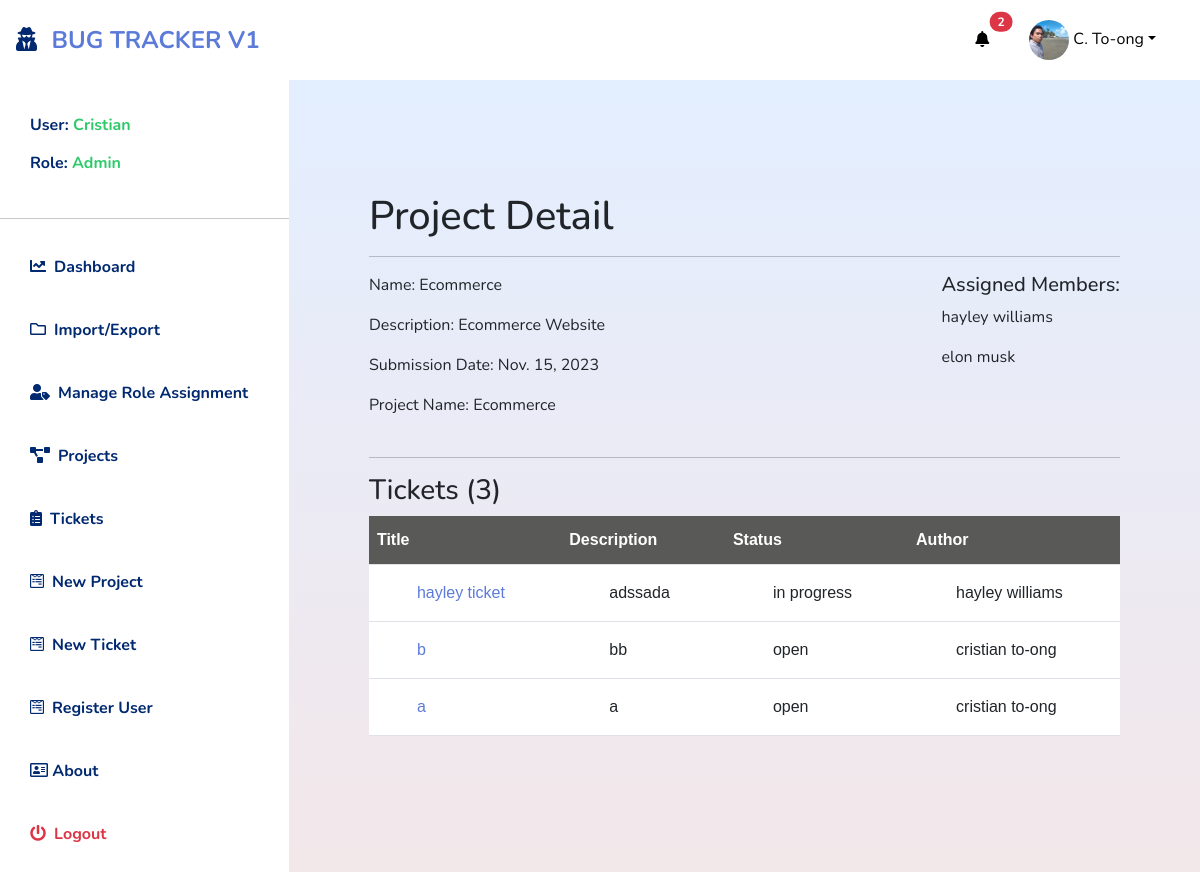
Screenshot of /bugtracker/projects/1/ (signed in) with the database file from the repository.
### accounts/models.py (models this page shows, shortened)
class EmployeeProfile(models.Model):
  user = models.OneToOneField(User, on_delete=models.CASCADE, related_name='profile')
  employee_id = models.CharField(max_length=128, blank=True)
  first_name = models.CharField(max_length=200, blank=True)
  last_name = models.CharField(max_length=200, blank=True)
  email = models.EmailField(max_length=200, blank=True)
  role = models.ForeignKey(Role,on_delete=models.CASCADE)
  avatar = models.ImageField(default='avatar.png', upload_to='avatars/', blank=True)
  phone_number = models.CharField(max_length=50, blank=True)
  updated = models.DateTimeField(auto_now=True)
  created = models.DateTimeField(auto_now_add=True)
  class Meta:
    ordering = ('-created',)
  def __str__(self):
    return self.first_name + " " + self.last_name
  def get_fullname(self):
    return self.first_name + " " + self.last_name

class Role(models.Model):
  role = models.CharField(max_length=50)

### bugtrackerapp/models.py (models this page shows, shortened)
class Project(models.Model):
  name = models.CharField(max_length=200,null=True,blank=True)
  description = models.TextField(null=True,blank=True)
  submission_date = models.DateField(blank=True, null=True)
  assigned_members = models.ManyToManyField(EmployeeProfile)
  updated = models.DateTimeField(auto_now=True)
  created = models.DateTimeField(auto_now_add=True)
  def __str__(self):
    return self.name

class Ticket(models.Model):
  title = models.CharField(max_length=200,null=True,blank=True)
  ticket_description = models.TextField(null=True,blank=True)
  image = models.ImageField(upload_to='ticketimgs/', blank=True, null=True)
  project = models.ForeignKey(Project, on_delete=models.CASCADE)
  author = models.ForeignKey(EmployeeProfile, on_delete=models.CASCADE, related_name='tickets', unique=False)
  assign_members = models.ManyToManyField(User, related_name='devs', blank=True)
  type = models.ForeignKey(Type, on_delete=models.CASCADE)
  priority = models.ForeignKey(Priority, on_delete=models.CASCADE)
  status = models.ForeignKey(Status, on_delete=models.CASCADE)
  updated = models.DateTimeField(auto_now=True)
  created = models.DateTimeField(auto_now_add=True)
  history = HistoricalRecords(cascade_delete_history=True)
  class Meta:
    ordering = ('-created',)
  def __str__(self):
    return self.title

class Status(models.Model):
  status = models.CharField(max_length=100, null=True,blank=True)
  def __str__(self):
    return self.status

### bugtrackerapp/views.py (the view)
# urls.py: path('projects/<int:project_id>/', views.project_detail, name='project_detail'),
@login_required(login_url="/")
def project_detail(request, project_id):
  project = get_object_or_404(Project, id=project_id)
  tickets_by_project = Ticket.objects.filter(project=project)
  tickets_by_project_count = tickets_by_project.count()
  context = {
    'project':project,
    'tickets_by_project':tickets_by_project,
    'tickets_by_project_count':tickets_by_project_count,
  }
  return render(request, 'bugtrackerapp/project_detail.html', context)

### bugtrackerapp/context_processors.py (called while the page is built)
def my_context_processor(request):
  try:
    notification = Notification.objects.filter(notif_receiver=request.user.profile)
  except:
    notification = None
  return {
    'notification':notification,
  }

### bugtrackerapp/templates/bugtrackerapp/project_detail.html
{% extends 'base.html' %}
{% load static %}
{% block content %}
<h1>Project Detail</h1>
<hr>
<div class="d-flex flex-row justify-content-between">
  <div>
    <p>Name: {{project.name}}</p>
    <p>Description: {{project.description}}</p>
    <p>Submission Date: {{project.submission_date}}</p>
    Project Name: {{project}}
  </div>
  <div>
    <h5>Assigned Members:</h5>
    {% for member in project.assigned_members.all %}
    <p>{{member}}</p>
    {% endfor %}
  </div>
</div>
<br>
<hr>
<h3>Tickets ({{tickets_by_project_count}})</h3>
<div class="draft-table">
  <table class="table" id="dataTable">
    <thead>
      <tr>
        <th scope="col">Title</th>
        <th scope="col">Description</th>
        <th scope="col">Status</th>
        <th scope="col">Author</th>
      </tr>
    </thead>
    <tbody>
      {% for ticket in tickets_by_project %}
      <tr>
        <td>
          <a href="{% url 'bugtracker:ticket_detail' ticket.id %}">{{ticket}}</a>
        </td>
        <td>
          {{ticket.ticket_description}}
        </td>
        <td>
          {{ticket.status}}
        </td>
        <td>
          {{ticket.author}}
        </td>
      </tr>
      {% endfor %}
    </tbody>
  </table>
</div>
{% endblock content %}

### templates/includes/navbartop.html (shortened to what this page needs)
{% load static %}
{% if user.is_authenticated %}
<div class="navbar-top">
  <div class="sidebar-heading text-center py-4 primary-text fs-4 fw-bold text-uppercase border-bottom"><i
      class="fas fa-user-secret me-2"></i>
    <a href="{% url 'bugtracker:home' %}">Bug Tracker V1</a>
  </div>
  <div class="navbar-menus">
    <div class="dropdown">
      <a class="btn btn-secondary" href="#" role="button" data-bs-toggle="dropdown" aria-expanded="false">
        <i class="fas fa-bell"></i>
        <span class="position-absolute top-0 start-100 translate-middle badge rounded-pill bg-danger">
          {{notification.count}}
        </span>
      </a>
    </div>
    <div class="dropdown dropdown-account">
      <a class="btn btn-secondary dropdown-account-toggle" href="#" role="button" data-bs-toggle="dropdown"
        aria-expanded="false">
        {% if request.user.profile.avatar %}
          <img src="{{request.user.profile.avatar.url}}" alt="profile pic" class="dropdown-account-profile-pic">
        {% endif %}
        <span class=" dropdown-toggle">{{request.user.profile.first_name.0|title}}.
          {{request.user.profile.last_name|capfirst}}</span>
      </a>
    </div>
  </div>
</div>
{% endif %}

### templates/includes/navbar.html (shortened to what this page needs)
{% load static %}
<div class="d-flex" id="wrapper">
        <div class="bg-white main-navbar" id="sidebar-wrapper">
                <div class="list-group list-group-flush my-3">
                        {% if user.is_authenticated %}
                        <h6 class="list-group-item list-group-item-action bg-transparent second-text active">
                                User: <span style="color: #2ECA6A;">{{request.user.profile.first_name|title}}</span>
                                <br>
                                <br>
                                Role: <span style="color: #2ECA6A;">{{request.user.profile.role.role}}</span>
                        </h6>
                        <hr>
                        <a href="{% url 'bugtracker:home' %}"
                                class="list-group-item list-group-item-action bg-transparent second-text active"><i
                                        class="fas fa-chart-line me-2"></i>Dashboard</a>
                        {% if request.user.profile.role.role == "Admin" %}
                        <a href="{% url 'bugtracker:reports' %}"
                                class="list-group-item list-group-item-action bg-transparent second-text active"><i
                                        class="far fa-folder me-2"></i>Import/Export</a>
                        <a href="{% url 'bugtracker:manage_role_assignment' %}"
                                class="list-group-item list-group-item-action bg-transparent second-text active"><i
                                        class="fas fa-user-tag me-2"></i>Manage Role Assignment</a>
                        {% endif %}
                        <a href="{% url 'bugtracker:projects_view' %}"
                                class="list-group-item list-group-item-action bg-transparent second-text fw-bold active"><i
                                        class="fas fa-project-diagram me-2"></i>Projects</a>
                        <a href="{% url 'bugtracker:tickets_view' %}"
                                class="list-group-item list-group-item-action bg-transparent second-text fw-bold active"><i
                                        class="fas fa-clipboard-list me-2"></i>Tickets</a>
                        {% if request.user.profile.role.role == "Admin" %}
                        <a href="{% url 'bugtracker:add_project' %}"
                                class="list-group-item list-group-item-action bg-transparent second-text fw-bold active"><i
                                        class="fab fa-wpforms me-2"></i>New Project</a>
                        {% endif %}
                        {% if request.user.profile.role.role == "Admin" or request.user.profile.role.role == "Tester"%}
                        <a href="{% url 'bugtracker:add_ticket' %}"
                                class="list-group-item list-group-item-action bg-transparent second-text fw-bold active"><i
                                        class="fab fa-wpforms me-2"></i>New Ticket</a>
                        {% endif %}
                        {% endif %}
                        {% if user.is_authenticated %}
                        {% if request.user.profile.role.role == "Admin" %}
                        <a href="{% url 'accounts:register_view' %}"
                                class="list-group-item list-group-item-action bg-transparent fw-bold active"><i
                                        class="fab fa-wpforms me-2"></i>Register User</a>
                        {% endif %}
                        <a href="{% url 'bugtracker:about' %}"
                                class="list-group-item list-group-item-action bg-transparent fw-bold active">
                                <i class="far fa-address-card"></i> About
                        </a>
                        <a href="{% url 'accounts:logout_view' %}"
                                class="list-group-item list-group-item-action bg-transparent text-danger fw-bold active"><i
                                        class="fas fa-power-off me-2"></i>Logout</a>
                        {% endif %}
                </div>
        </div>

### templates/base.html (style rules this page uses)
:root { --main-bg-color: #012970; --main-text-color: #012970; --second-text-color: #bbbec5; --second-bg-color: #c1efde; }
body { font-family: 'Nunito', sans-serif; }
.sidebar-heading { border: none !important; }
.navbar-top { z-index: -9999 !important; display: flex; justify-content: space-between; align-items: center; padding: 0.5rem 1rem; height: 5rem; }
.dropdown { border: none; margin-right: 1rem; }
.dropdown>a { background: #fff; color: #000; width: 100%; border: none; }
.navbar-menus { display: flex; align-items: center; }
.dropdown-account-toggle { width: 100% !important; }
.dropdown-account-profile-pic { width: 40px; height: 40px; border-radius: 50%; }
a { color: #5C7BD9; text-decoration: none; }
.primary-text { color: var(--main-text-color); }
.second-text { color: var(--second-text-color); }
#wrapper { overflow-x: hidden; background: #F5F8FE; }
#sidebar-wrapper { min-height: 100vh; margin-left: -15rem; -webkit-transition: margin 0.25s ease-out; -moz-transition: margin 0.25s ease-out; -o-transition: margin 0.25s ease-out; transition: margin 0.25s ease-out; }
.main-navbar { z-index: 999 !important; width: 400px; }
.list-group-item { border: none; padding: 20px 30px; width: 100%; }
.list-group-item.active { color: var(--main-text-color); font-weight: bold; border: none; }
@media (min-width: 768px) { #sidebar-wrapper { margin-left: 0; } }
#dataTable { font-family: Arial, Helvetica, sans-serif; border-collapse: collapse; width: 100%; }
#dataTable th { background-color: #595957 !important; }
#dataTable td, #draft-table th { padding: 1rem 3rem; }
#dataTable tr:nth-child(even) { background-color: #fafafa; }
#dataTable th { padding-top: 12px; padding-bottom: 12px; text-align: left; background-color: #ccc; color: white; }
.navbar-top { display: flex; justify-content: space-between; padding: 0.50rem 1rem; }

### rows the page displays
Project: name "Ecommerce", description "Ecommerce Website", submission_date "Nov. 15, 2023"
EmployeeProfile: first_name+last_name "hayley williams"
EmployeeProfile: first_name+last_name "elon musk"
Ticket: title "hayley ticket", ticket_description "adssada", status "in progress", author "hayley williams"
Ticket: title "b", ticket_description "bb", status "open", author "cristian to-ong"
Ticket: title "a", ticket_description "a", status "open", author "cristian to-ong"

### other values shown
{{ notification.count }} "2"
{{ request.user.profile.first_name.0|title }} "C"
{{ request.user.profile.last_name|capfirst }} "To-ong"
{{ request.user.profile.first_name|title }} "Cristian"
{{ request.user.profile.role.role }} "Admin"
{{ tickets_by_project_count }} "3"
